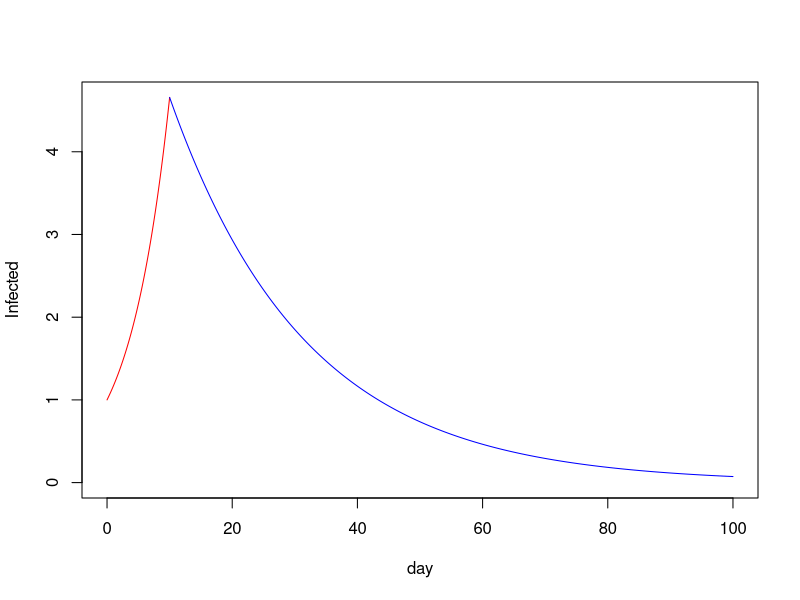
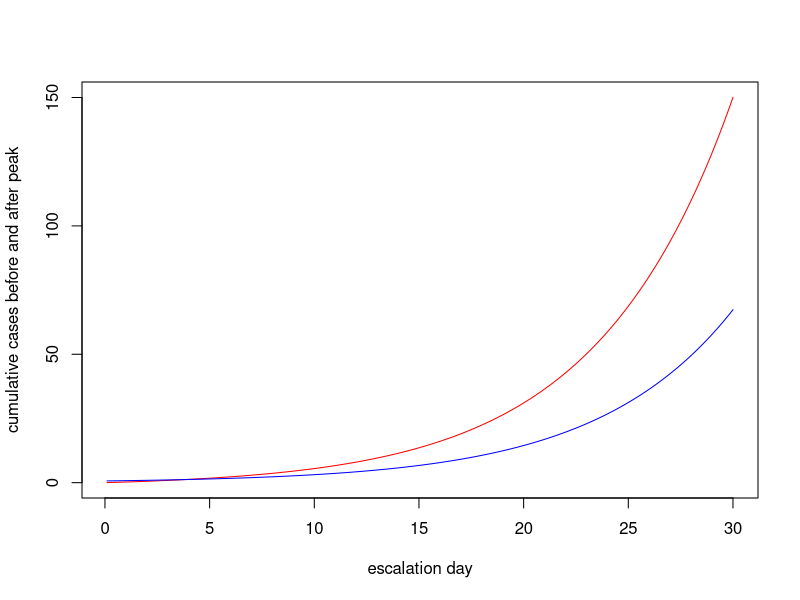
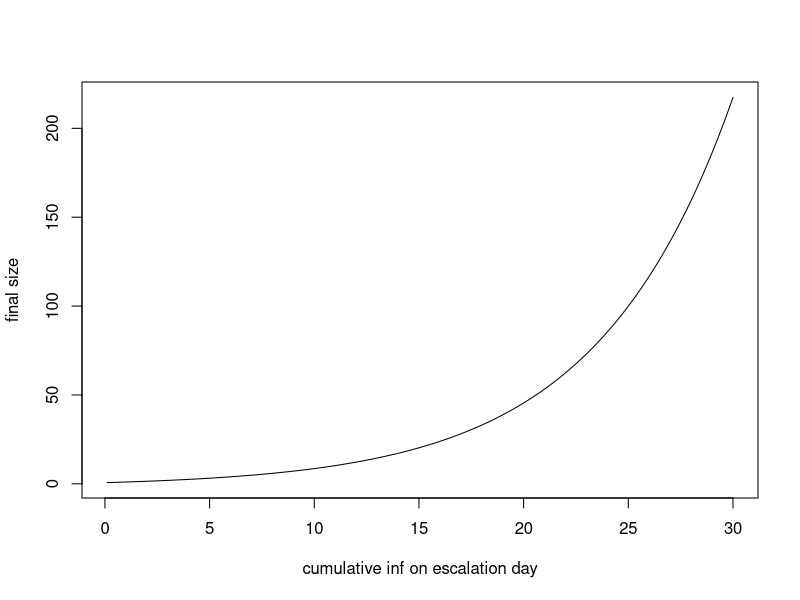
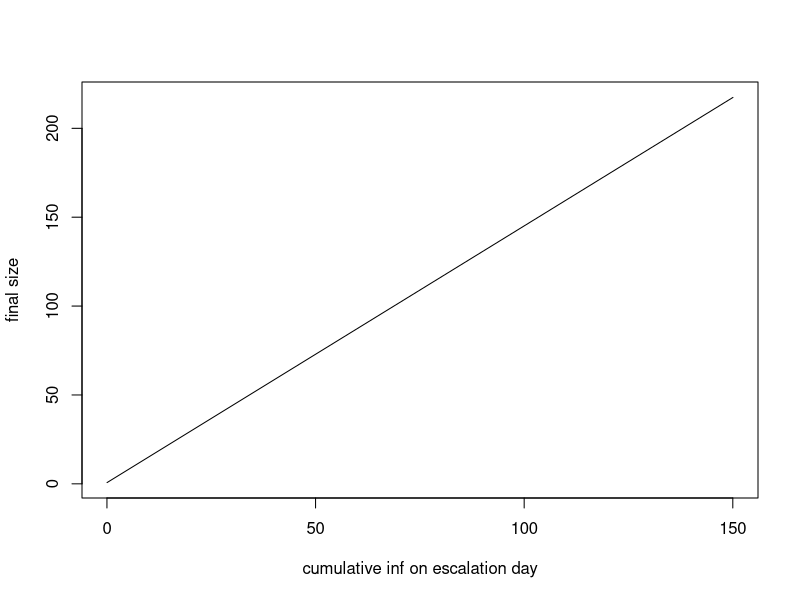

Generate these figures, in order, with R:
# Final size
R1 = 3
R2 = 0.4
gamma = 1/13
I0 = 1

# Time at peak
te = seq(0.1,30,.1)
# Active infecteds at peak
I.te = I0*exp(gamma*(R1-1)*te)
# Cumulative infected at peak
C.minus = R1*I0*(exp(gamma*(R1-1)*te)-1)/(R1-1)
# Cumulative new infections after escalation
C.plus = R2*I.te/(1-R2)

## Example figure
te.val = 10
# Check height at peak
Ival = I0*exp(gamma*(R1-1)*te.val)
tvec1 = seq(0,te.val,.1)
tvec2 = seq(te.val,100,.1)
plot(tvec1, I0*exp((gamma*(R1-1)*tvec1)), col = "red", typ="l",xlim = c(0,100), ylab ="Infected", ylim=c(0,Ival), xlab = "day")
lines(tvec2, I0*exp(gamma*(R1-1)*te.val)*exp(gamma*(R2-1)*(tvec2-te.val)), col = "blue")

# Time vs. final size
plot(te, C.minus, typ = "l", col = "red", ylab = "cumulative cases before and after peak", xlab = "escalation day")
lines(te, C.plus, col = "blue")

# Cumulative infections vs. escalation day
plot(te, C.minus+C.plus, typ="l", ylab = "final size", xlab = "cumulative inf on escalation day")

# Cumulative infections at peak vs. final size
plot(C.minus, C.minus+C.plus, typ="l", ylab = "final size", xlab = "cumulative inf on escalation day")

final.size=C.minus+C.plus
mod=lm(final.size~C.minus)
print(summary(mod))

predicted.slope = 1 + R2*(R1-1)/(1-R2)/R1
predicted.intercept = R2/(1-R2)
